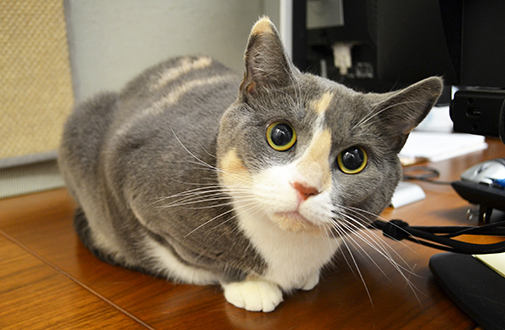
#> input picture Cat.jpg, 505 x 330 px
$ python project.py   (older library calls are emulated)
#> lines starting #> are read from the running program, lines starting #| are printed output that depends on the picture
import inspect
import cv2
from matplotlib import pyplot as plt
import numpy as np
from scipy.interpolate import interp1d


# [79 lines left out: functions myHistEqualization, scatter, inter, not called in this run]


# The function selects the part we want to zoom-in, scatter the pixels in the new large matrix and interpolates:
def resize(img, ratio):
    # Checks if the input is correct:
    if img is None:
        print ("the image  is empty")
        return None
    if ratio < 1:
        ratio = 1

    # Choosing the part you want to zoom-in:
    r = cv2.selectROI(img)
    crop_img = img[int(r[1]):int(r[1] + r[3]), int(r[0]):int(r[0] + r[2])]

    if len(crop_img.shape) == 3:
        # if the image is colored, split the matrix to: b,g,r
        b = crop_img[:, :, 0]
        g = crop_img[:, :, 1]
        r = crop_img[:, :, 2]
        # Scatter the split image With the scatter function:
        newb = scatter(b, ratio)
        newg = scatter(g, ratio)
        newr = scatter(r, ratio)
        # Interpolate the split image:
        b = inter(b, newb, ratio)
        g = inter(g, newg, ratio)
        r = inter(r, newr, ratio)

        # Merge the three matrix into one image:
        fin = cv2.merge((b, g, r))

    else:  # If the image is grayscale:
        # Scatter the image With the scatter function and interpolate the image
        newgray = scatter(crop_img, ratio)
        fin = inter(crop_img, newgray, ratio)

    fin = cv2.GaussianBlur(fin, (3, 3), 0.8)
    fin = cv2.GaussianBlur(fin, (3, 3), 0.8)
    fin = myHistEqualization(fin)
    plt.figure()
    plt.subplot(121)
    plt.title('src image')
    plt.imshow(img[:, :, ::-1])

    plt.subplot(122)

    plt.imshow(fin[:, :, ::-1])
    plt.title('zoom with interpolation')
    plt.show()


# The function returns a 2x smaller image
def Gaus(img):
    # Checks if the input is correct:
    if img is None:
        print('Error opening image!')
        return -1

    if len(img.shape) == 3:
        # if the image is colored, split the matrix and call each split matrix again
        b = img[:, :, 0]
        g = img[:, :, 1]
        r = img[:, :, 2]

        b = Gaus(b)
        g = Gaus(g)
        r = Gaus(r)

        # Merge the three matrix into one image:
        newimg = cv2.merge((b, g, r))
        newimg = np.asarray(newimg, np.uint8)
        return newimg

    else:
        # If the image is grayscale:
        im = img.copy()

        # Reduce image size by 2
        w = int(im.shape[0] / 2)
        h = int(im.shape[1] / 2)
        n = 0
        m = 0
        new_im = np.zeros((w, h), np.uint8)

        # Loop run on the rows and columns of the new image and fill it with the following calculation:
        for i in range(new_im.shape[0]):
            n = i * 2
            for j in range(new_im.shape[1]):
                m = j * 2
                new_im[i, j] = int((np.sum(im[n:n + 2, m:m + 2])) / 4)

        im = cv2.GaussianBlur(new_im, (5, 5), 0.4)
        return im


# The function creates a pyramid of images that are 2 times smaller in each level:
def gaussianPyramid(img, level):
    # Checks if the input is correct:
    if img is None:
        print ('Error opening image!')
        return -1
    if level > 9:
        print ('Error, Maximum size of level pyramid is 9!')
        return -1
    # Loop by level and show the next level image in the pyramid:
    im = img.copy()
    for k in range(level):
        im = cv2.GaussianBlur(im, (5, 5), 0.4)
        cv2.imshow("pyramid", im)
        new_im = Gaus(im)
        im = new_im
        cv2.waitKey(0)
        cv2.destroyAllWindows()


def main():
    img = cv2.imread("Cat.jpg")
#> img is the input picture: shape (330, 505, 3); mean B, G, R 82.1, 105.3, 122.9

    gaussianPyramid(img, 4)
#> the loop in gaussianPyramid, `for k in range(level):` made 4 passes
#> pass 1, in Gaus, `b = img[:, :, 0]`:
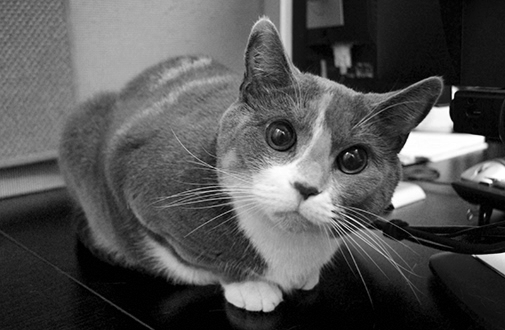
#> b: shape (330, 505); min 0, max 255, mean 82.1
#> pass 1, in Gaus, `g = img[:, :, 1]`:
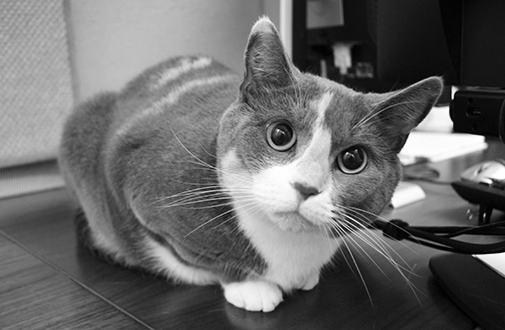
#> g: shape (330, 505); min 0, max 255, mean 105.3
#> pass 1, in Gaus, `r = img[:, :, 2]`:
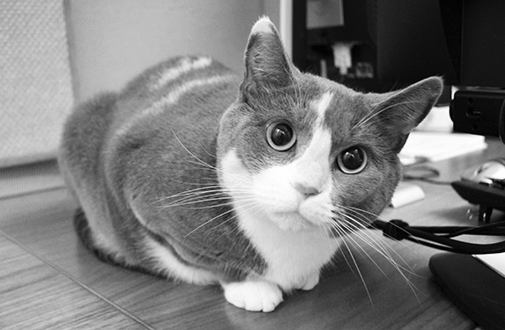
#> r: shape (330, 505); min 0, max 255, mean 122.9
#> after the loop in gaussianPyramid, `for k in range(level):`:
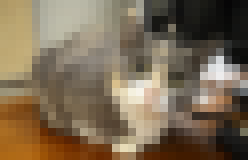
#> im: shape (20, 31, 3) (shown 8 times larger); mean B, G, R 83.7, 106.4, 123

    resize(img, 2)


#> (the run stopped early here; a loop or call above may not have finished)
